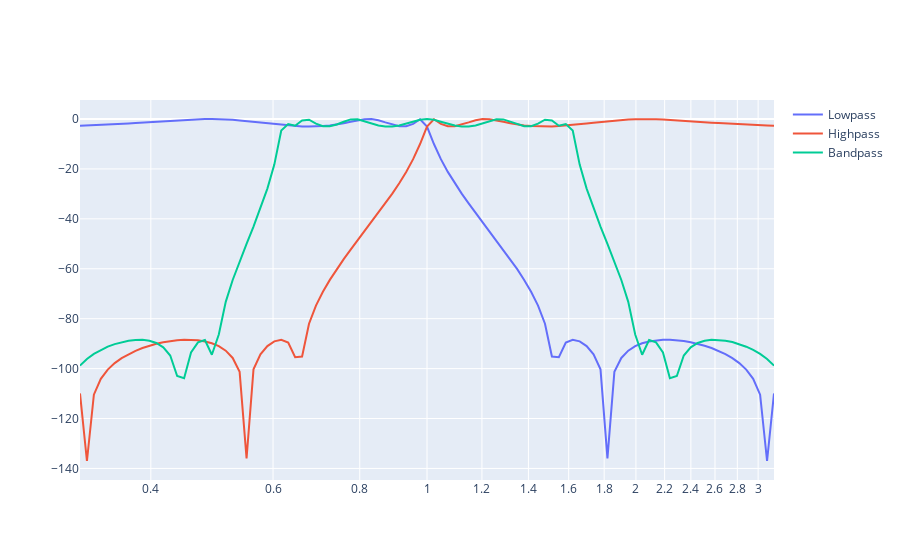

Notebook cell for this chart:
### Code cell
z,p,k = sp.signal.ellipap(N = 7, rp = 10*np.log10(2), rs = rs)
freqs = np.logspace(-0.5, 0.5, 101)

w1, h1 = sp.signal.freqs_zpk(z, p, k , worN = freqs)
w2, h2 = sp.signal.freqs_zpk(*sp.signal.lp2hp_zpk(z, p, k), worN = freqs)
w3, h3 = sp.signal.freqs_zpk(*sp.signal.lp2bp_zpk(z, p, k), worN = freqs)
fig = go.Figure(
    [
        go.Scatter(x = w1, y = 20*np.log10(np.abs(h1)), name = "Lowpass"),
        go.Scatter(x = w2, y = 20*np.log10(np.abs(h2)), name = "Highpass"),
        go.Scatter(x = w3, y = 20*np.log10(np.abs(h3)), name = "Bandpass")
    ]
)
fig.update_xaxes(type = "log")
fig.show()
print(f"Zeros = {z}")
print(f"Poles = {p}")
